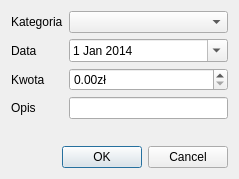
<?xml version="1.0" encoding="UTF-8"?>
<ui version="4.0">
 <class>DialogDodaj</class>
 <widget class="QDialog" name="DialogDodaj">
  <property name="geometry">
   <rect>
    <x>0</x>
    <y>0</y>
    <width>239</width>
    <height>179</height>
   </rect>
  </property>
  <property name="windowTitle">
   <string>Dialog</string>
  </property>
  <layout class="QVBoxLayout" name="verticalLayout">
   <item>
    <layout class="QFormLayout" name="formLayout">
     <item row="0" column="0">
      <widget class="QLabel" name="label_kategoria">
       <property name="text">
        <string>Kategoria</string>
       </property>
      </widget>
     </item>
     <item row="0" column="1">
      <widget class="QComboBox" name="comboBoxKategoria"/>
     </item>
     <item row="1" column="0">
      <widget class="QLabel" name="label_data">
       <property name="text">
        <string>Data</string>
       </property>
      </widget>
     </item>
     <item row="1" column="1">
      <widget class="QDateEdit" name="dateEditData">
       <property name="calendarPopup">
        <bool>true</bool>
       </property>
       <property name="date">
        <date>
         <year>2014</year>
         <month>1</month>
         <day>1</day>
        </date>
       </property>
      </widget>
     </item>
     <item row="2" column="0">
      <widget class="QLabel" name="label_kwota">
       <property name="text">
        <string>Kwota</string>
       </property>
      </widget>
     </item>
     <item row="2" column="1">
      <widget class="QDoubleSpinBox" name="doubleSpinKwota">
       <property name="suffix">
        <string>zł</string>
       </property>
       <property name="maximum">
        <double>9999.989999999999782</double>
       </property>
      </widget>
     </item>
     <item row="3" column="0">
      <widget class="QLabel" name="label_opis">
       <property name="text">
        <string>Opis</string>
       </property>
      </widget>
     </item>
     <item row="3" column="1">
      <widget class="QLineEdit" name="lineEditOpis"/>
     </item>
    </layout>
   </item>
   <item>
    <widget class="QDialogButtonBox" name="buttonBox">
     <property name="orientation">
      <enum>Qt::Horizontal</enum>
     </property>
     <property name="standardButtons">
      <set>QDialogButtonBox::Cancel|QDialogButtonBox::Ok</set>
     </property>
    </widget>
   </item>
  </layout>
 </widget>
 <resources/>
 <connections>
  <connection>
   <sender>buttonBox</sender>
   <signal>accepted()</signal>
   <receiver>DialogDodaj</receiver>
   <slot>accept()</slot>
   <hints>
    <hint type="sourcelabel">
     <x>248</x>
     <y>254</y>
    </hint>
    <hint type="destinationlabel">
     <x>157</x>
     <y>274</y>
    </hint>
   </hints>
  </connection>
  <connection>
   <sender>buttonBox</sender>
   <signal>rejected()</signal>
   <receiver>DialogDodaj</receiver>
   <slot>reject()</slot>
   <hints>
    <hint type="sourcelabel">
     <x>316</x>
     <y>260</y>
    </hint>
    <hint type="destinationlabel">
     <x>286</x>
     <y>274</y>
    </hint>
   </hints>
  </connection>
 </connections>
</ui>
